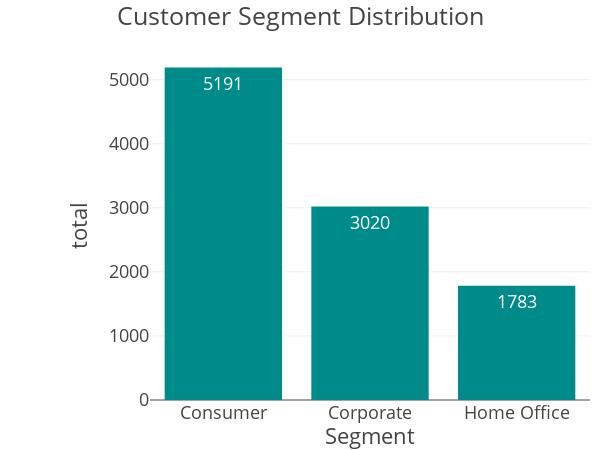

Notebook cell for this chart:
### Code cell
fig = px.bar(customer_segment, 
             x ='Segment', 
             y ='total', title='Customer Segment Distribution', 
             color_discrete_sequence=['darkcyan'],
             orientation='v',
            height= 450,
             text = 'total',
            width= 600)
fig.update_traces(textposition = 'inside')
fig.update_layout(template="presentation", paper_bgcolor="rgba(0, 0, 0, 0)", plot_bgcolor ="rgba(0, 0, 0, 0)",
                 margin = dict(l=150, r=10, t=50, b=50))
fig.show()
fig.write_image(os.path.join(results_dir,'customersegment_distribution_bar_plot.jpg'))
fig.write_image(os.path.join(results_dir,'customersegment_distribution_bar_plot.png'))
fig.write_html(os.path.join(results_dir,'customersegment_distribution_bar_plot.html'))

### Figure 1 — Plotly figure (JSON) as saved in the notebook; plotly's stock layout.template omitted (floating-point values rounded to 4 significant figures)
{"data": [{"hovertemplate": "Segment=%{x}<br>total=%{text}<extra></extra>", "legendgroup": "", "marker": {"color": "darkcyan", "pattern": {"shape": ""}}, "name": "", "orientation": "v", "showlegend": false, "text": [5191.0, 3020.0, 1783.0], "textposition": "inside", "type": "bar", "x": ["Consumer", "Corporate", "Home Office"], "xaxis": "x", "y": [5191, 3020, 1783], "yaxis": "y"}], "layout": {"barmode": "relative", "height": 450, "legend": {"tracegroupgap": 0}, "margin": {"b": 50, "l": 150, "r": 10, "t": 50}, "paper_bgcolor": "rgba(0, 0, 0, 0)", "plot_bgcolor": "rgba(0, 0, 0, 0)", "title": {"text": "Customer Segment Distribution"}, "width": 600, "xaxis": {"anchor": "y", "autorange": true, "domain": [0, 1], "range": [-0.5, 2.5], "title": {"text": "Segment"}, "type": "category"}, "yaxis": {"anchor": "x", "autorange": true, "domain": [0, 1], "range": [0, 5464.0], "title": {"text": "total"}, "type": "linear"}}}
